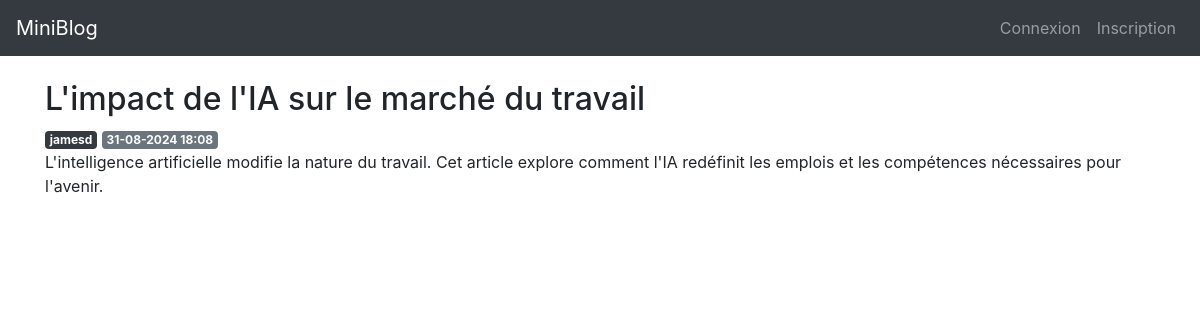
Page /post/9 on the committed database.
### app/models.py (models this page shows, shortened)
class Post(db.Model):
    id = db.Column(db.Integer, primary_key=True)
    created = db.Column(db.DateTime, nullable=False, default=datetime.now)
    title = db.Column(db.String(200), nullable=False)
    content = db.Column(db.Text, nullable=False)
    user_id = db.Column(db.Integer, db.ForeignKey('user.id'), nullable=False)
    @property
    def formatted_created(self):
        return self.created.strftime("%d-%m-%Y %H:%M")

class User(db.Model, UserMixin):
    id = db.Column(db.Integer, primary_key=True)
    username = db.Column(db.String(20), nullable=False, unique=True)
    email = db.Column(db.String(120), nullable=False, unique=True)
    password_hash = db.Column(db.String(255), nullable=False)
    is_admin = db.Column(db.Boolean, default=False)
    created = db.Column(db.DateTime, default=datetime.now, nullable=False)
    posts = db.relationship('Post', backref='author',
                            lazy=True, cascade="all, delete-orphan")
    @property
    def password(self):
        raise AttributeError('password is not a readable attribute')

### app/posts/routes.py (the view)
@bp.route('/<int:post_id>')
def view(post_id):
    post = Post.query.get_or_404(post_id)
    return render_template('posts/view.html', post=post)

### app/templates/posts/view.html (shortened to what this page needs)
{% extends 'base.html' %}
{% block content %}
<h2>{% block title %} {{ post.title }} {% endblock %}</h2>
<span class="badge badge-dark">{{ post.author.username }}</span>
<span class="badge badge-secondary">{{ post.formatted_created }}</span>
<p>{{ post.content }}</p>
{% endblock %}

### rows in the picture
Post: title "L'impact de l'IA sur le marché du travail", formatted_created "31-08-2024 18:08", content "L'intelligence artificielle modifie la nature du travail. Cet article explore comment l'IA redéfinit les emplois et les compétences nécessaires pour l'avenir."
User: author.username "jamesd"
